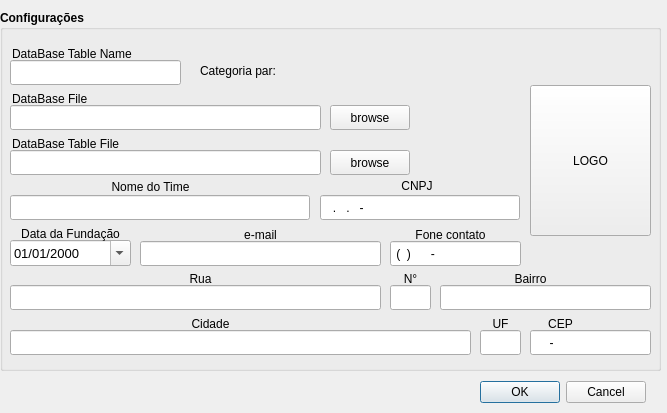
<?xml version="1.0" encoding="UTF-8"?>
<ui version="4.0">
 <class>Dialog</class>
 <widget class="QDialog" name="Dialog">
  <property name="geometry">
   <rect>
    <x>0</x>
    <y>0</y>
    <width>667</width>
    <height>413</height>
   </rect>
  </property>
  <property name="windowTitle">
   <string>Dialog</string>
  </property>
  <widget class="QGroupBox" name="groupBox">
   <property name="geometry">
    <rect>
     <x>0</x>
     <y>10</y>
     <width>661</width>
     <height>361</height>
    </rect>
   </property>
   <property name="font">
    <font>
     <weight>75</weight>
     <bold>true</bold>
    </font>
   </property>
   <property name="title">
    <string>Configurações</string>
   </property>
   <widget class="QLineEdit" name="numero">
    <property name="geometry">
     <rect>
      <x>390</x>
      <y>275</y>
      <width>41</width>
      <height>25</height>
     </rect>
    </property>
    <property name="font">
     <font>
      <weight>50</weight>
      <bold>false</bold>
     </font>
    </property>
    <property name="inputMask">
     <string>9999</string>
    </property>
   </widget>
   <widget class="QLineEdit" name="rua">
    <property name="geometry">
     <rect>
      <x>10</x>
      <y>275</y>
      <width>371</width>
      <height>25</height>
     </rect>
    </property>
    <property name="font">
     <font>
      <weight>50</weight>
      <bold>false</bold>
     </font>
    </property>
   </widget>
   <widget class="QLineEdit" name="cidade">
    <property name="geometry">
     <rect>
      <x>10</x>
      <y>320</y>
      <width>461</width>
      <height>25</height>
     </rect>
    </property>
    <property name="font">
     <font>
      <weight>50</weight>
      <bold>false</bold>
     </font>
    </property>
   </widget>
   <widget class="QLineEdit" name="bairro">
    <property name="geometry">
     <rect>
      <x>440</x>
      <y>275</y>
      <width>211</width>
      <height>25</height>
     </rect>
    </property>
    <property name="font">
     <font>
      <weight>50</weight>
      <bold>false</bold>
     </font>
    </property>
   </widget>
   <widget class="QLineEdit" name="nome">
    <property name="geometry">
     <rect>
      <x>10</x>
      <y>185</y>
      <width>300</width>
      <height>25</height>
     </rect>
    </property>
    <property name="font">
     <font>
      <weight>50</weight>
      <bold>false</bold>
     </font>
    </property>
   </widget>
   <widget class="QLineEdit" name="CEP">
    <property name="geometry">
     <rect>
      <x>530</x>
      <y>320</y>
      <width>121</width>
      <height>25</height>
     </rect>
    </property>
    <property name="font">
     <font>
      <weight>50</weight>
      <bold>false</bold>
     </font>
    </property>
    <property name="inputMask">
     <string>99999-999</string>
    </property>
   </widget>
   <widget class="QLineEdit" name="foneContato">
    <property name="geometry">
     <rect>
      <x>390</x>
      <y>231</y>
      <width>131</width>
      <height>25</height>
     </rect>
    </property>
    <property name="font">
     <font>
      <weight>50</weight>
      <bold>false</bold>
     </font>
    </property>
    <property name="inputMask">
     <string> (99) 99999-9999</string>
    </property>
    <property name="text">
     <string> () -</string>
    </property>
    <property name="cursorPosition">
     <number>16</number>
    </property>
   </widget>
   <widget class="QLineEdit" name="UF">
    <property name="geometry">
     <rect>
      <x>480</x>
      <y>320</y>
      <width>41</width>
      <height>25</height>
     </rect>
    </property>
    <property name="font">
     <font>
      <weight>50</weight>
      <bold>false</bold>
     </font>
    </property>
   </widget>
   <widget class="QDateEdit" name="dtFundacao">
    <property name="geometry">
     <rect>
      <x>10</x>
      <y>230</y>
      <width>121</width>
      <height>26</height>
     </rect>
    </property>
    <property name="font">
     <font>
      <pointsize>10</pointsize>
      <weight>50</weight>
      <bold>false</bold>
      <kerning>true</kerning>
     </font>
    </property>
    <property name="displayFormat">
     <string>dd/MM/yyyy</string>
    </property>
    <property name="calendarPopup">
     <bool>true</bool>
    </property>
   </widget>
   <widget class="QLabel" name="label_4">
    <property name="geometry">
     <rect>
      <x>170</x>
      <y>304</y>
      <width>81</width>
      <height>20</height>
     </rect>
    </property>
    <property name="font">
     <font>
      <weight>50</weight>
      <bold>false</bold>
     </font>
    </property>
    <property name="styleSheet">
     <string notr="true"/>
    </property>
    <property name="text">
     <string>Cidade</string>
    </property>
    <property name="alignment">
     <set>Qt::AlignCenter</set>
    </property>
    <property name="buddy">
     <cstring>cidade</cstring>
    </property>
   </widget>
   <widget class="QLabel" name="label_5">
    <property name="geometry">
     <rect>
      <x>460</x>
      <y>304</y>
      <width>81</width>
      <height>20</height>
     </rect>
    </property>
    <property name="font">
     <font>
      <weight>50</weight>
      <bold>false</bold>
     </font>
    </property>
    <property name="styleSheet">
     <string notr="true"/>
    </property>
    <property name="text">
     <string>UF</string>
    </property>
    <property name="alignment">
     <set>Qt::AlignCenter</set>
    </property>
    <property name="buddy">
     <cstring>UF</cstring>
    </property>
   </widget>
   <widget class="QLabel" name="label_6">
    <property name="geometry">
     <rect>
      <x>520</x>
      <y>304</y>
      <width>81</width>
      <height>20</height>
     </rect>
    </property>
    <property name="font">
     <font>
      <weight>50</weight>
      <bold>false</bold>
     </font>
    </property>
    <property name="styleSheet">
     <string notr="true"/>
    </property>
    <property name="text">
     <string>CEP</string>
    </property>
    <property name="alignment">
     <set>Qt::AlignCenter</set>
    </property>
    <property name="buddy">
     <cstring>CEP</cstring>
    </property>
   </widget>
   <widget class="QLabel" name="label_7">
    <property name="geometry">
     <rect>
      <x>410</x>
      <y>215</y>
      <width>81</width>
      <height>20</height>
     </rect>
    </property>
    <property name="font">
     <font>
      <weight>50</weight>
      <bold>false</bold>
     </font>
    </property>
    <property name="styleSheet">
     <string notr="true"/>
    </property>
    <property name="text">
     <string>Fone contato</string>
    </property>
    <property name="alignment">
     <set>Qt::AlignCenter</set>
    </property>
    <property name="buddy">
     <cstring>foneContato</cstring>
    </property>
   </widget>
   <widget class="QLabel" name="label_8">
    <property name="geometry">
     <rect>
      <x>160</x>
      <y>259</y>
      <width>81</width>
      <height>20</height>
     </rect>
    </property>
    <property name="font">
     <font>
      <weight>50</weight>
      <bold>false</bold>
     </font>
    </property>
    <property name="styleSheet">
     <string notr="true"/>
    </property>
    <property name="text">
     <string>Rua</string>
    </property>
    <property name="alignment">
     <set>Qt::AlignCenter</set>
    </property>
    <property name="buddy">
     <cstring>rua</cstring>
    </property>
   </widget>
   <widget class="QLabel" name="label_9">
    <property name="geometry">
     <rect>
      <x>370</x>
      <y>259</y>
      <width>81</width>
      <height>20</height>
     </rect>
    </property>
    <property name="font">
     <font>
      <weight>50</weight>
      <bold>false</bold>
     </font>
    </property>
    <property name="styleSheet">
     <string notr="true"/>
    </property>
    <property name="text">
     <string>N°</string>
    </property>
    <property name="alignment">
     <set>Qt::AlignCenter</set>
    </property>
    <property name="buddy">
     <cstring>numero</cstring>
    </property>
   </widget>
   <widget class="QLabel" name="label_10">
    <property name="geometry">
     <rect>
      <x>490</x>
      <y>259</y>
      <width>81</width>
      <height>20</height>
     </rect>
    </property>
    <property name="font">
     <font>
      <weight>50</weight>
      <bold>false</bold>
     </font>
    </property>
    <property name="styleSheet">
     <string notr="true"/>
    </property>
    <property name="text">
     <string>Bairro</string>
    </property>
    <property name="alignment">
     <set>Qt::AlignCenter</set>
    </property>
    <property name="buddy">
     <cstring>bairro</cstring>
    </property>
   </widget>
   <widget class="QLabel" name="label_13">
    <property name="geometry">
     <rect>
      <x>20</x>
      <y>214</y>
      <width>101</width>
      <height>20</height>
     </rect>
    </property>
    <property name="font">
     <font>
      <weight>50</weight>
      <bold>false</bold>
     </font>
    </property>
    <property name="styleSheet">
     <string notr="true"/>
    </property>
    <property name="text">
     <string>Data da Fundação</string>
    </property>
    <property name="alignment">
     <set>Qt::AlignCenter</set>
    </property>
    <property name="buddy">
     <cstring>dtFundacao</cstring>
    </property>
   </widget>
   <widget class="QLabel" name="label_15">
    <property name="geometry">
     <rect>
      <x>110</x>
      <y>167</y>
      <width>81</width>
      <height>20</height>
     </rect>
    </property>
    <property name="font">
     <font>
      <weight>50</weight>
      <bold>false</bold>
     </font>
    </property>
    <property name="styleSheet">
     <string notr="true"/>
    </property>
    <property name="text">
     <string>Nome do Time</string>
    </property>
    <property name="alignment">
     <set>Qt::AlignCenter</set>
    </property>
    <property name="buddy">
     <cstring>nome</cstring>
    </property>
   </widget>
   <widget class="QPushButton" name="logo">
    <property name="geometry">
     <rect>
      <x>530</x>
      <y>75</y>
      <width>121</width>
      <height>151</height>
     </rect>
    </property>
    <property name="font">
     <font>
      <weight>50</weight>
      <bold>false</bold>
     </font>
    </property>
    <property name="text">
     <string>LOGO</string>
    </property>
    <property name="iconSize">
     <size>
      <width>128</width>
      <height>128</height>
     </size>
    </property>
   </widget>
   <widget class="QLineEdit" name="CNPJ">
    <property name="geometry">
     <rect>
      <x>320</x>
      <y>185</y>
      <width>200</width>
      <height>25</height>
     </rect>
    </property>
    <property name="font">
     <font>
      <weight>50</weight>
      <bold>false</bold>
     </font>
    </property>
    <property name="inputMask">
     <string>999.999.999-99</string>
    </property>
    <property name="text">
     <string>..-</string>
    </property>
    <property name="cursorPosition">
     <number>14</number>
    </property>
   </widget>
   <widget class="QLabel" name="label_31">
    <property name="geometry">
     <rect>
      <x>390</x>
      <y>167</y>
      <width>54</width>
      <height>17</height>
     </rect>
    </property>
    <property name="font">
     <font>
      <weight>50</weight>
      <bold>false</bold>
     </font>
    </property>
    <property name="text">
     <string>CNPJ</string>
    </property>
    <property name="alignment">
     <set>Qt::AlignCenter</set>
    </property>
    <property name="buddy">
     <cstring>CNPJ</cstring>
    </property>
   </widget>
   <widget class="QLineEdit" name="emailContato">
    <property name="geometry">
     <rect>
      <x>140</x>
      <y>231</y>
      <width>241</width>
      <height>25</height>
     </rect>
    </property>
    <property name="font">
     <font>
      <weight>50</weight>
      <bold>false</bold>
     </font>
    </property>
   </widget>
   <widget class="QLabel" name="label_2">
    <property name="geometry">
     <rect>
      <x>240</x>
      <y>215</y>
      <width>41</width>
      <height>20</height>
     </rect>
    </property>
    <property name="font">
     <font>
      <weight>50</weight>
      <bold>false</bold>
     </font>
    </property>
    <property name="styleSheet">
     <string notr="true"/>
    </property>
    <property name="text">
     <string>e-mail</string>
    </property>
    <property name="alignment">
     <set>Qt::AlignCenter</set>
    </property>
    <property name="buddy">
     <cstring>emailContato</cstring>
    </property>
   </widget>
   <widget class="QLineEdit" name="dataBaseFile">
    <property name="geometry">
     <rect>
      <x>10</x>
      <y>95</y>
      <width>311</width>
      <height>25</height>
     </rect>
    </property>
    <property name="font">
     <font>
      <weight>50</weight>
      <bold>false</bold>
     </font>
    </property>
   </widget>
   <widget class="QLabel" name="label">
    <property name="geometry">
     <rect>
      <x>12</x>
      <y>80</y>
      <width>91</width>
      <height>17</height>
     </rect>
    </property>
    <property name="font">
     <font>
      <weight>50</weight>
      <bold>false</bold>
     </font>
    </property>
    <property name="text">
     <string>DataBase File</string>
    </property>
   </widget>
   <widget class="QPushButton" name="browseButton">
    <property name="geometry">
     <rect>
      <x>330</x>
      <y>95</y>
      <width>80</width>
      <height>25</height>
     </rect>
    </property>
    <property name="font">
     <font>
      <weight>50</weight>
      <bold>false</bold>
     </font>
    </property>
    <property name="text">
     <string>browse</string>
    </property>
   </widget>
   <widget class="QLabel" name="label_3">
    <property name="geometry">
     <rect>
      <x>12</x>
      <y>125</y>
      <width>121</width>
      <height>17</height>
     </rect>
    </property>
    <property name="font">
     <font>
      <weight>50</weight>
      <bold>false</bold>
     </font>
    </property>
    <property name="text">
     <string>DataBase Table File</string>
    </property>
   </widget>
   <widget class="QPushButton" name="browseButton_table">
    <property name="geometry">
     <rect>
      <x>330</x>
      <y>140</y>
      <width>80</width>
      <height>25</height>
     </rect>
    </property>
    <property name="font">
     <font>
      <weight>50</weight>
      <bold>false</bold>
     </font>
    </property>
    <property name="text">
     <string>browse</string>
    </property>
   </widget>
   <widget class="QLineEdit" name="dataBaseFile_table_file">
    <property name="geometry">
     <rect>
      <x>10</x>
      <y>140</y>
      <width>311</width>
      <height>25</height>
     </rect>
    </property>
    <property name="font">
     <font>
      <weight>50</weight>
      <bold>false</bold>
     </font>
    </property>
   </widget>
   <widget class="QLineEdit" name="dataBaseFile_table_name">
    <property name="geometry">
     <rect>
      <x>10</x>
      <y>50</y>
      <width>171</width>
      <height>25</height>
     </rect>
    </property>
    <property name="font">
     <font>
      <weight>50</weight>
      <bold>false</bold>
     </font>
    </property>
   </widget>
   <widget class="QLabel" name="label_11">
    <property name="geometry">
     <rect>
      <x>12</x>
      <y>35</y>
      <width>141</width>
      <height>17</height>
     </rect>
    </property>
    <property name="font">
     <font>
      <weight>50</weight>
      <bold>false</bold>
     </font>
    </property>
    <property name="text">
     <string>DataBase Table Name</string>
    </property>
   </widget>
   <widget class="QWidget" name="">
    <property name="geometry">
     <rect>
      <x>200</x>
      <y>40</y>
      <width>161</width>
      <height>41</height>
     </rect>
    </property>
    <layout class="QHBoxLayout" name="horizontalLayout">
     <property name="sizeConstraint">
      <enum>QLayout::SetDefaultConstraint</enum>
     </property>
     <item>
      <widget class="QLabel" name="label_12">
       <property name="font">
        <font>
         <weight>50</weight>
         <bold>false</bold>
        </font>
       </property>
       <property name="text">
        <string>Categoria par:</string>
       </property>
      </widget>
     </item>
     <item>
      <widget class="QWidget" name="toggleContainer" native="true">
       <property name="enabled">
        <bool>true</bool>
       </property>
      </widget>
     </item>
    </layout>
   </widget>
  </widget>
  <widget class="QDialogButtonBox" name="buttonBox">
   <property name="geometry">
    <rect>
     <x>480</x>
     <y>380</y>
     <width>166</width>
     <height>25</height>
    </rect>
   </property>
   <property name="standardButtons">
    <set>QDialogButtonBox::Cancel|QDialogButtonBox::Ok</set>
   </property>
  </widget>
 </widget>
 <tabstops>
  <tabstop>dataBaseFile_table_name</tabstop>
  <tabstop>dataBaseFile</tabstop>
  <tabstop>browseButton</tabstop>
  <tabstop>dataBaseFile_table_file</tabstop>
  <tabstop>browseButton_table</tabstop>
  <tabstop>nome</tabstop>
  <tabstop>CNPJ</tabstop>
  <tabstop>dtFundacao</tabstop>
  <tabstop>emailContato</tabstop>
  <tabstop>foneContato</tabstop>
  <tabstop>rua</tabstop>
  <tabstop>numero</tabstop>
  <tabstop>bairro</tabstop>
  <tabstop>cidade</tabstop>
  <tabstop>UF</tabstop>
  <tabstop>CEP</tabstop>
  <tabstop>logo</tabstop>
 </tabstops>
 <resources/>
 <connections/>
</ui>
